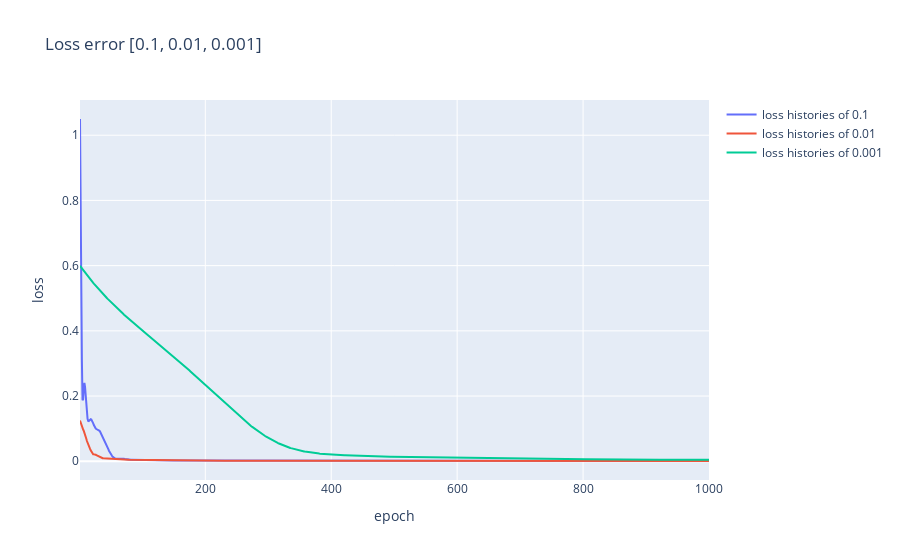

The code cell stored with this chart in its notebook:
### Code cell
# import plotly.graph_objects as go

fig = go.Figure()
x = [x+1 for x in range(1000)]
# for lr in params["LR"]:
for lr in config['MODEL']["LEARNING_RATE"]:
    with open(f"models/{config['DATA']['SCC']}/loss_histories_{lr}.pkl", 'rb') as f:
        loss_histories = pickle.load(f)
    
        fig.add_trace(go.Scatter(x=x, y=loss_histories, mode='lines', name=f"loss histories of {lr}"))
        
        fig.update_layout(
            xaxis_title='epoch',
            yaxis_title='loss',
            title=f"Loss error {config['MODEL']['LEARNING_RATE']}",
            height=800
        )
fig.show()

### Figure 1 — Plotly figure (JSON) as saved in the notebook; plotly's stock layout.template omitted (floating-point values rounded to 4 significant figures; data arrays with more than 128 entries replaced by an {"elided": "..."} marker saying what was removed)
{"data": [{"mode": "lines", "name": "loss histories of 0.1", "type": "scatter", "x": {"elided": "1000 int values"}, "y": {"elided": "1000 float values"}}, {"mode": "lines", "name": "loss histories of 0.01", "type": "scatter", "x": {"elided": "1000 int values"}, "y": {"elided": "1000 float values"}}, {"mode": "lines", "name": "loss histories of 0.001", "type": "scatter", "x": {"elided": "1000 int values"}, "y": {"elided": "1000 float values"}}], "layout": {"autosize": true, "title": {"text": "Loss error [0.1, 0.01, 0.001]"}, "xaxis": {"autorange": true, "range": [1, 1000], "title": {"text": "epoch"}, "type": "linear"}, "yaxis": {"autorange": true, "range": [-0.05739, 1.108], "title": {"text": "loss"}, "type": "linear"}}}
